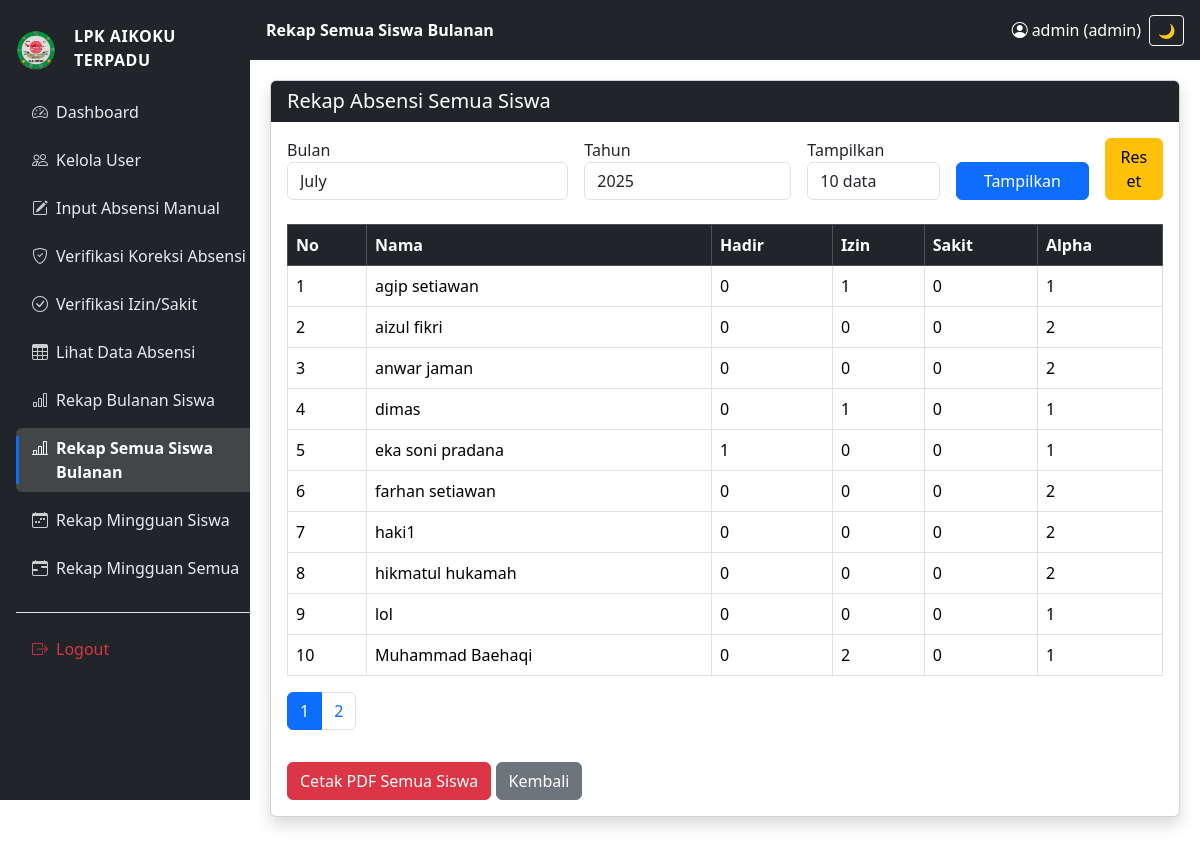
/absensi/rekap_bulanan_semua.php (signed in), run on the app's committed database.
### tables this page shows
CREATE TABLE `tb_pengguna` (
  `id_pengguna` int(11) NOT NULL,
  `nama_lengkap` varchar(100) DEFAULT NULL,
  `username` varchar(50) DEFAULT NULL,
  `email` varchar(100) DEFAULT NULL,
  `no_telp` varchar(20) DEFAULT NULL,
  `password` varchar(255) DEFAULT NULL,
  `role` enum('admin','siswa') DEFAULT 'siswa',
  `tanggal_dibuat` datetime DEFAULT current_timestamp()
);

### absensi/rekap_bulanan_semua.php (the view, shortened to what this page needs)
<?php
include '../includes/config.php';
$bulan = $_GET['bulan'] ?? date('m');
$tahun = $_GET['tahun'] ?? date('Y');
$limit = isset($_GET['limit']) ? (int) $_GET['limit'] : 10;
$page = isset($_GET['page']) ? max(1, (int) $_GET['page']) : 1;
$offset = ($page - 1) * $limit;
$total_siswa = mysqli_fetch_row(mysqli_query($koneksi, "SELECT COUNT(*) FROM tb_pengguna WHERE role='siswa'"))[0];
$total_pages = ceil($total_siswa / $limit);
$sql = "
    SELECT
        p.id_pengguna,
        p.nama_lengkap,
        SUM(CASE WHEN a.keterangan = 'Hadir' THEN 1 ELSE 0 END)  AS Hadir,
        SUM(CASE WHEN a.keterangan = 'Izin' THEN 1 ELSE 0 END)   AS Izin,
        SUM(CASE WHEN a.keterangan = 'Sakit' THEN 1 ELSE 0 END)  AS Sakit,
        SUM(CASE WHEN a.keterangan = 'Alpha' THEN 1 ELSE 0 END)  AS Alpha
    FROM tb_pengguna p
    LEFT JOIN tb_absensi a
        ON a.id_pengguna = p.id_pengguna
        AND MONTH(a.tanggal) = '$bulan'
        AND YEAR(a.tanggal)  = '$tahun'
    WHERE p.role = 'siswa'
    GROUP BY p.id_pengguna, p.nama_lengkap
    ORDER BY p.nama_lengkap ASC
    LIMIT $limit OFFSET $offset
";
$rekap = mysqli_query($koneksi, $sql);
?>
<!DOCTYPE html>
<html>
<head>
    <link rel="stylesheet" href="https://cdn.jsdelivr.net/npm/bootstrap@5.3.0/dist/css/bootstrap.min.css">
</head>
<body>
    <?php include '../includes/sidebar.php'; ?>
    <div class="content container">
        <div class="card shadow mb-4">
            <div class="card-header bg-dark text-white">
                <h5 class="mb-0">Rekap Absensi Semua Siswa</h5>
            </div>
            <div class="card-body">
                <form method="GET" class="row g-3 mb-4">
                    <div class="col-md-4">
                        <label>Bulan</label>
                        <select name="bulan" class="form-control" required>
                            <?php for ($m = 1; $m <= 12; $m++): ?>
                                <option value="<?= str_pad($m, 2, '0', STR_PAD_LEFT) ?>" <?= $bulan == str_pad($m, 2, '0', STR_PAD_LEFT) ? 'selected' : '' ?>>
                                    <?= date('F', mktime(0, 0, 0, $m, 1)) ?>
                                </option>
                            <?php endfor; ?>
                        </select>
                    </div>
                    <div class="col-md-3">
                        <label>Tahun</label>
                        <input type="number" name="tahun" class="form-control" value="<?= htmlspecialchars($tahun) ?>"
                            required>
                    </div>
                    <div class="col-md-2">
                        <label>Tampilkan</label>
                        <select name="limit" class="form-control">
                            <?php foreach ([5, 10, 20, 50] as $opt): ?>
                                <option value="<?= $opt ?>" <?= ($limit == $opt ? 'selected' : '') ?>><?= $opt ?> data</option>
                            <?php endforeach; ?>
                        </select>
                    </div>
                    <div class="col-md-2 d-flex align-items-end">
                        <button class="btn btn-primary w-100">Tampilkan</button>
                    </div>
                    <div class="col-md-1 d-flex align-items-end">
                        <a href="rekap_bulanan_semua.php" class="btn btn-warning w-100">Reset</a>
                    </div>
                </form>
                <div class="table-responsive">
                    <table class="table table-bordered">
                        <thead class="table-dark">
                            <tr>
                                <th>No</th>
                                <th>Nama</th>
                                <th>Hadir</th>
                                <th>Izin</th>
                                <th>Sakit</th>
                                <th>Alpha</th>
                            </tr>
                        </thead>
                        <tbody>
                            <?php
                            $no = $offset + 1;
                            while ($r = mysqli_fetch_assoc($rekap)): ?>
                                <tr>
                                    <td><?= $no++ ?></td>
                                    <td><?= htmlspecialchars($r['nama_lengkap']) ?></td>
                                    <td><?= (int) $r['Hadir'] ?></td>
                                    <td><?= (int) $r['Izin'] ?></td>
                                    <td><?= (int) $r['Sakit'] ?></td>
                                    <td><?= (int) $r['Alpha'] ?></td>
                                </tr>
                            <?php endwhile; ?>
                        </tbody>
                    </table>
                    <nav>
                        <ul class="pagination">
                            <?php for ($i = 1; $i <= $total_pages; $i++): ?>
                                <li class="page-item <?= ($i == $page) ? 'active' : '' ?>">
                                    <a class="page-link"
                                        href="?bulan=<?= $bulan ?>&tahun=<?= $tahun ?>&limit=<?= $limit ?>&page=<?= $i ?>">
                                        <?= $i ?>
                                    </a>
                                </li>
                            <?php endfor; ?>
                        </ul>
                    </nav>
                </div>
                <a href="rekap_bulanan_semua_pdf.php?bulan=<?= $bulan ?>&tahun=<?= $tahun ?>" target="_blank"
                    class="btn btn-danger mt-3">
                    Cetak PDF Semua Siswa
                </a>
                <a href="../admin/dashboard_admin.php" class="btn btn-secondary mt-3">Kembali</a>
            </div>
        </div>
    </div>
</body>
</html>

### absensi/rekap_bulanan_semua.php (style rules this page uses)
body { margin: 0; padding: 0; display: flex; }
.table-responsive { overflow-x: scroll !important; scrollbar-width: auto; }

### includes/sidebar.php (style rules this page uses)
html { overflow-x: hidden; }
body { margin: 0; padding: 0; overflow-x: hidden; }
.content { margin-left: 250px; padding: 80px 20px 20px; transition: margin-left 0.3s ease-in-out; }
.card { background-color: white; transition: background-color 0.2s ease-in-out; }

### data on the page
tb_pengguna: nama_lengkap "agip setiawan", Hadir "0", Izin "1", Sakit "0", Alpha "1"
tb_pengguna: nama_lengkap "aizul fikri", Hadir "0", Izin "0", Sakit "0", Alpha "2"
tb_pengguna: nama_lengkap "anwar jaman", Hadir "0", Izin "0", Sakit "0", Alpha "2"
tb_pengguna: nama_lengkap "dimas", Hadir "0", Izin "1", Sakit "0", Alpha "1"
tb_pengguna: nama_lengkap "eka soni pradana", Hadir "1", Izin "0", Sakit "0", Alpha "1"
tb_pengguna: nama_lengkap "farhan setiawan", Hadir "0", Izin "0", Sakit "0", Alpha "2"
tb_pengguna: nama_lengkap "haki1", Hadir "0", Izin "0", Sakit "0", Alpha "2"
tb_pengguna: nama_lengkap "hikmatul hukamah", Hadir "0", Izin "0", Sakit "0", Alpha "2"
tb_pengguna: nama_lengkap "lol", Hadir "0", Izin "0", Sakit "0", Alpha "1"
tb_pengguna: nama_lengkap "Muhammad Baehaqi", Hadir "0", Izin "2", Sakit "0", Alpha "1"

### other printed values
$judulHalaman "Rekap Semua Siswa Bulanan"
$_SESSION['username'] "admin"
$_SESSION['role'] "admin"
form field bulan "July"
form field limit "10 data"
